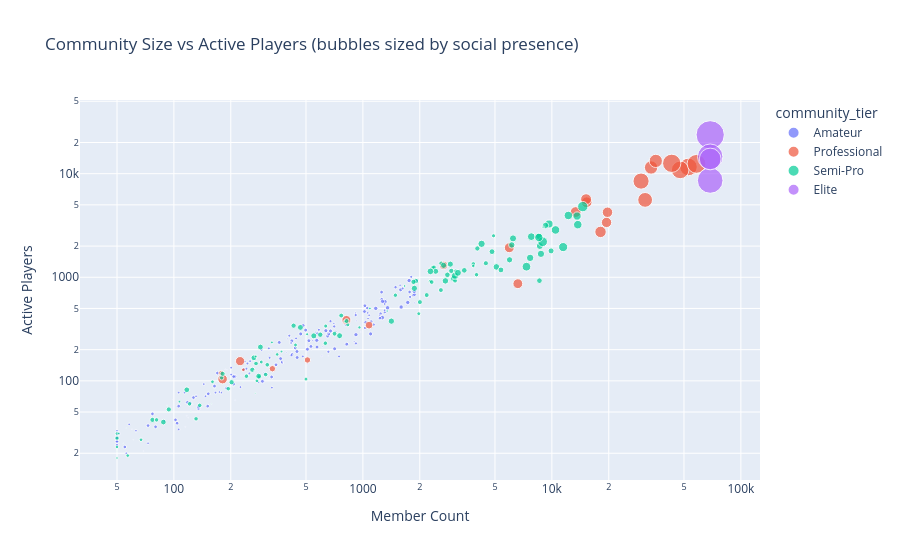

The code cell stored with this chart in its notebook:
### Code cell
#Interactive Scatter Plot: Member Count vs Active Players with Size and Colour
fig = px.scatter(
    gaming_data,
    x='member_count',
    y='active_players',
    log_x=True,
    log_y=True,
    size='total_social_presence',
    size_max=20,
    color='community_tier',
    title='Community Size vs Active Players (bubbles sized by social presence)',
    labels={
        'member_count':'Member Count',
        'active_players':'Active Players'
    },
    hover_data={
        'region':True,
        'genre':True,
        'member_count':':,',
        'active_players':':,',
        'total_social_presence': ':.0f',
        'engagement_ratio': ':.2f'
    }
)
fig.write_html("scatter_social_presence.html")
fig.show()

### Figure 1 — Plotly figure (JSON) as saved in the notebook; plotly's stock layout.template omitted (floating-point values rounded to 4 significant figures; data arrays with more than 128 entries replaced by an {"elided": "..."} marker saying what was removed)
{"data": [{"customdata": {"elided": "200x4 mixed values"}, "hovertemplate": "community_tier=Amateur<br>Member Count=%{x:,}<br>Active Players=%{y:,}<br>total_social_presence=%{customdata[2]:.0f}<br>region=%{customdata[0]}<br>genre=%{customdata[1]}<br>engagement_ratio=%{customdata[3]:.2f}<extra></extra>", "legendgroup": "Amateur", "marker": {"color": "#636efa", "size": {"elided": "200 int values"}, "sizemode": "area", "sizeref": 309.0, "symbol": "circle"}, "mode": "markers", "name": "Amateur", "orientation": "v", "showlegend": true, "type": "scatter", "x": {"elided": "200 int values"}, "xaxis": "x", "y": {"elided": "200 int values"}, "yaxis": "y"}, {"customdata": [["AS", "FPS", 14164, 0.5746], ["EU", "FPS", 9281, 0.32], ["EU", "FPS", 6314, 0.3946], ["Unknown", "FPS", 15032, 0.3239], ["AS", "Battle Royale", 16386, 0.1738], ["AS", "MMORPG", 17725, 0.3471], ["Unknown", "MOBA", 33820, 0.1792], ["AS", "Battle Royale", 48035, 0.2199], ["Unknown", "FPS", 12380, 0.4731], ["EU", "MOBA", 14956, 0.1312], ["AS", "FPS", 17890, 0.319], ["AS", "MOBA", 40236, 0.286], ["Unknown", "FPS", 6350, 0.3124], ["OC", "Sports", 47858, 0.2278], ["AS", "Battle Royale", 13188, 0.692], ["AS", "FPS", 4109, 0.6685], ["EU", "Battle Royale", 27590, 0.3426], ["AS", "MOBA", 2153, 0.5494], ["AF", "Battle Royale", 20151, 0.1515], ["Unknown", "FPS", 51706, 0.2924], ["AS", "Battle Royale", 27258, 0.3746], ["EU", "FPS", 18656, 0.3737], ["Unknown", "FPS", 10319, 0.4886], ["Unknown", "FPS", 16924, 0.2156], ["Unknown", "Fighting", 54913, 0.2135]], "hovertemplate": "community_tier=Professional<br>Member Count=%{x:,}<br>Active Players=%{y:,}<br>total_social_presence=%{customdata[2]:.0f}<br>region=%{customdata[0]}<br>genre=%{customdata[1]}<br>engagement_ratio=%{customdata[3]:.2f}<extra></extra>", "legendgroup": "Professional", "marker": {"color": "#EF553B", "size": [14164, 9281, 6314, 15032, 16386, 17725, 33820, 48035, 12380, 14956, 17890, 40236, 6350, 47858, 13188, 4109, 27590, 2153, 20151, 51706, 27258, 18656, 10319, 16924, 54913], "sizemode": "area", "sizeref": 309.0, "symbol": "circle"}, "mode": "markers", "name": "Professional", "orientation": "v", "showlegend": true, "type": "scatter", "x": [181, 1078, 332, 5950, 19467, 15277, 31155, 52801, 818, 6606, 13360, 29642, 509, 47742, 224, 178, 33494, 233, 18092, 43068, 35466, 15173, 2673, 19692, 58240], "xaxis": "x", "y": [104, 345, 131, 1927, 3384, 5303, 5584, 11612, 387, 867, 4262, 8478, 159, 10874, 155, 119, 11475, 128, 2741, 12593, 13284, 5670, 1306, 4245, 12437], "yaxis": "y"}, {"customdata": {"elided": "128x4 mixed values"}, "hovertemplate": "community_tier=Semi-Pro<br>Member Count=%{x:,}<br>Active Players=%{y:,}<br>total_social_presence=%{customdata[2]:.0f}<br>region=%{customdata[0]}<br>genre=%{customdata[1]}<br>engagement_ratio=%{customdata[3]:.2f}<extra></extra>", "legendgroup": "Semi-Pro", "marker": {"color": "#00cc96", "size": [4894, 2417, 7450, 6350, 9945, 1016, 3478, 1141, 90, 3926, 11158, 5976, 12962, 1427, 3515, 11265, 1906, 4529, 1060, 10625, 3008, 5102, 9409, 11719, 2247, 3000, 2050, 2457, 8379, 6562, 6795, 3363, 141, 5640, 3885, 3598, 7364, 14434, 2261, 5144, 1060, 280, 919, 3233, 5874, 2142, 2000, 6837, 3103, 3815, 2528, 299, 1075, 5307, 1262, 11096, 5071, 2334, 2272, 3093, 3103, 4200, 5822, 54, 5273, 148, 5499, 6259, 8225, 4080, 5626, 3144, 2599, 5329, 3126, 4804, 4068, 4073, 4378, 0, 2050, 887, 2050, 3729, 60, 3729, 5604, 5295, 3000, 4227, 0, 1181, 3073, 8338, 10743, 257, 1643, 7845, 1264, 0, 3214, 2381, 4958, 3288, 2060, 8513, 5000, 359, 6462, 2647, 2153, 6924, 3396, 50, 65, 5427, 4297, 6205, 3140, 3321, 3663, 1466, 6082, 4262, 3771, 16699, 4075, 4330], "sizemode": "area", "sizeref": 309.0, "symbol": "circle"}, "mode": "markers", "name": "Semi-Pro", "orientation": "v", "showlegend": true, "type": "scatter", "x": [2800, 3085, 8635, 3020, 9665, 1663, 3842, 1089, 92, 2338, 13712, 1873, 11475, 803, 3074, 10459, 3839, 595, 50, 13592, 3994, 117, 7782, 7339, 440, 1486, 50, 500, 3071, 2733, 8541, 2378, 158, 550, 2003, 2596, 3185, 8936, 282, 265, 51, 255, 1344, 306, 2903, 275, 352, 5088, 179, 2176, 832, 270, 107, 4822, 271, 12225, 88, 1976, 290, 121, 131, 260, 2674, 123, 5377, 232, 753, 9256, 8754, 4475, 9904, 137, 636, 287, 194, 1907, 94, 77, 2936, 3302, 57, 8982, 50, 2587, 50, 768, 2428, 281, 50, 202, 483, 371, 81, 4247, 8531, 266, 959, 6230, 330, 795, 242, 2270, 3440, 312, 67, 7674, 8595, 446, 6137, 4913, 160, 2277, 2313, 54, 56, 467, 430, 1415, 633, 272, 708, 507, 5971, 1853, 820, 14577, 181, 4035], "xaxis": "x", "y": [1056, 1149, 2004, 975, 3270, 824, 1341, 500, 58, 1228, 3220, 782, 1956, 374, 926, 2863, 1285, 279, 18, 3900, 1059, 82, 2466, 1265, 222, 671, 31, 104, 1034, 923, 2486, 1248, 60, 272, 576, 1362, 1104, 2204, 110, 167, 31, 119, 472, 115, 1339, 100, 180, 1259, 107, 673, 348, 76, 63, 1767, 172, 3950, 40, 445, 152, 60, 43, 128, 1303, 51, 1177, 98, 273, 3163, 1683, 1366, 1798, 58, 338, 212, 84, 920, 53, 42, 1153, 1281, 19, 3050, 23, 752, 21, 427, 1142, 111, 28, 97, 272, 192, 42, 2103, 2422, 125, 328, 2373, 235, 404, 111, 917, 1166, 143, 27, 1539, 927, 209, 2051, 2514, 98, 1140, 899, 25, 35, 328, 341, 377, 231, 147, 285, 282, 1474, 903, 378, 4811, 117, 1897], "yaxis": "y"}, {"customdata": [["AS", "FPS", 101286, 0.1249], ["AS", "FPS", 123596, 0.3448], ["Unknown", "FPS", 99763, 0.212], ["AF", "MOBA", 73211, 0.2015]], "hovertemplate": "community_tier=Elite<br>Member Count=%{x:,}<br>Active Players=%{y:,}<br>total_social_presence=%{customdata[2]:.0f}<br>region=%{customdata[0]}<br>genre=%{customdata[1]}<br>engagement_ratio=%{customdata[3]:.2f}<extra></extra>", "legendgroup": "Elite", "marker": {"color": "#ab63fa", "size": [101286, 123596, 99763, 73211], "sizemode": "area", "sizeref": 309.0, "symbol": "circle"}, "mode": "markers", "name": "Elite", "orientation": "v", "showlegend": true, "type": "scatter", "x": [68819, 68819, 68819, 68819], "xaxis": "x", "y": [8596, 23727, 14589, 13865], "yaxis": "y"}], "layout": {"legend": {"itemsizing": "constant", "title": {"text": "community_tier"}, "tracegroupgap": 0}, "title": {"text": "Community Size vs Active Players (bubbles sized by social presence)"}, "xaxis": {"anchor": "y", "domain": [0, 1], "title": {"text": "Member Count"}, "type": "log"}, "yaxis": {"anchor": "x", "domain": [0, 1], "title": {"text": "Active Players"}, "type": "log"}}}
